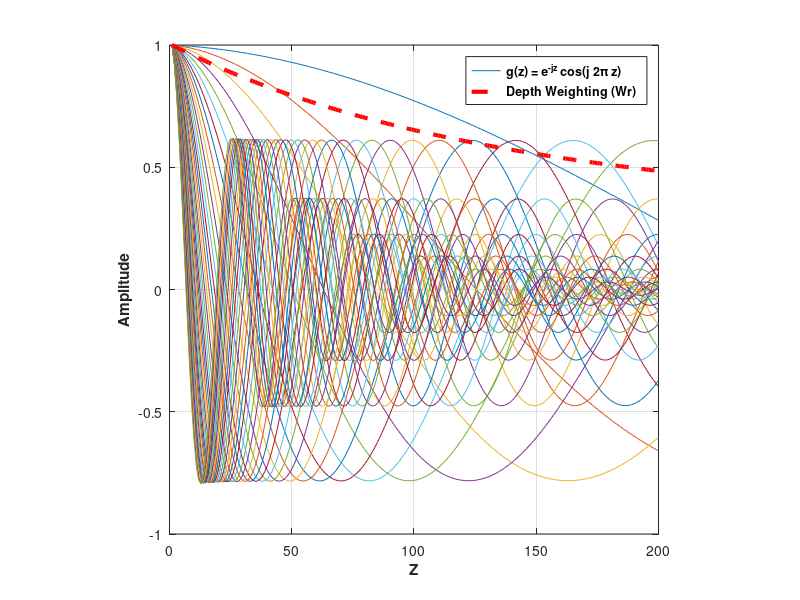
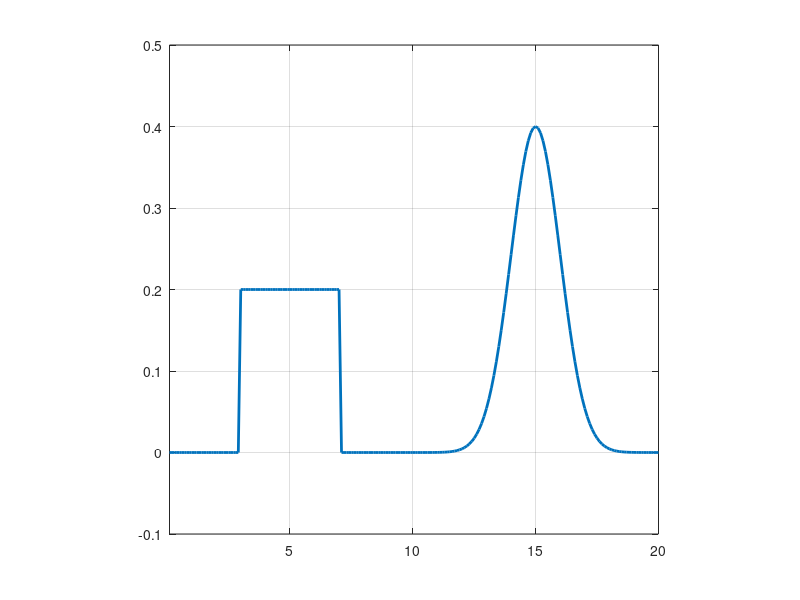
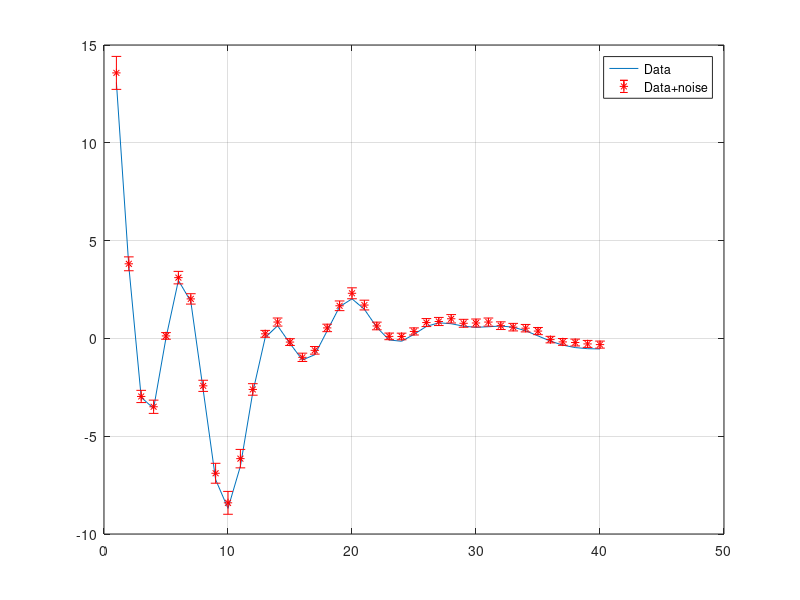

Here is the MATLAB script that generated these plots, in order: (Note: this script raises an error after producing the figures.)
% Inv1D_lplq
% Program creates a 1D toy problem and generates data using kernels of the
% form k(z) = exp^(-ajx) cos(b j 2pi x)
% 
% Data can then be inverted using various lp-norms applied on the model and
% its gradient. Depth weighting is applied to the model objective function,
% but outside the norm.
% 
% Written by: D. Fournier
% Last Update: November 11, 2014

close all
clear all

addpath data\
addpath C:\Users\dominiquef.MIRAGEOSCIENCE\Dropbox\Master\FUNC_LIB\Lp_norm_codes\Dual_norm_1D\functions
addpath C:\Users\dominiquef.MIRAGEOSCIENCE\Dropbox\Master\FUNC_LIB\Lp_norm_codes\Dual_norm_1D\sliceomatic\
% Set up 1D problem

%% INPUT VARIABLES

% Model space
nx = 200;

% Kernel
nk = 40; %number of frequencies

decay = -0.10;

basis = 0.20;

% Data noise
amp_pct = 0.02;
floor_pct = 0.02;

% Lp-norm parameters
pvec = 0%0:0.25:2;
qvec = 0%0:0.25:2;
lvec = 1%[0.25:0.25:1.75]%0.1:0.4:1.9;

% Add an extra test to find best starting beta for lplq
% multip = 100;

%% SCRIPT STARTS HERE
%% % Generate kernel functions and depth weighting
x = (0 : 1/(nx) : 1) * nx/10;
mcell=nx;
dx=ones(1,mcell) * abs((min(x)-max(x))/mcell);


set(figure, 'Position', [50 200 1000 500])
G = zeros(nk,mcell);
wr = zeros(1,mcell);
for ii = 1 : nk 
    
    b = basis * 2*pi* (ii) / (nx/10);
    a = decay * (ii) / (nx/10);
    
    G(ii,1:mcell) = exp( a * x(2:end) ) .* (a/(a^2+b^2)*cos (b * x(2:end)) + b/(a^2+b^2) *sin (b * x(2:end))) -...
        exp( a * x(1:end-1) ) .* (a/(a^2+b^2)*cos (b * x(1:end-1)) + b/(a^2+b^2) *sin (b * x(1:end-1)));

    G(ii,1:mcell) = G(ii,1:mcell) / max(G(ii,1:mcell));
    
    wr = wr + ((exp( a*x(2:end))-exp( a * x(1:end-1) ))/a) ;
    plot(G(ii,:));hold on

end

wr = (wr / max(wr)).^0.5;

IWr = spdiags(1./wr',0,mcell,mcell);
Wr = spdiags(wr',0,mcell,mcell);
Wrx = spdiags(wr(1:end-1)',0,mcell-1,mcell-1);

figure(1); plot(wr','r--','LineWidth',3);
axis square;grid on
temp = legend('\bfg(z) = e^{-jz} cos(j 2\pi z)','\bfDepth Weighting (Wr)');
ylabel('\bfAmplitude');
xlabel('\bfZ');
a=get(temp,'children');
set(a(2),'LineWidth',3,'Color',[1 0 0],'LineStyle','--'); 
%% Generate model

x = (1/nx : 1/(nx) : 1) * nx/10;
% Create mdoel: Square and tanh functions
model = 0.4* exp(-abs(((x-15)*10 / (nx/10)).^2)*2); 

model(30:70)=0.20;

model=model(:);

set(figure, 'Position', [50 200 1000 500]);
plot(x,model,'LineWidth',2);axis([x(1) x(end) -0.1 0.5]);hold on
axis square
grid on


%% FORWARD MODELING
% Generate data and corrupt with noise

data= G * model;

% Corrupt data with Gaussian noise
rand_noise = rand(nk,1);
save ('noise','rand_noise')
load('noise');

amp_noise = amp_pct * rand_noise .* abs(data);
floor_noise = floor_pct * rand_noise * max(abs(data));

noise = amp_noise + floor_noise;

d = data + noise;

wd =  abs(d)*0.05 + 0.05 * std(data);

figure; 
plot(data);
hold on
errorbar(d,wd,'r*')
legend('Data','Data+noise')
grid on

% Create uncertainty weighting matrix
Wd = spdiags(1./wd,0,nk,nk);

% Normalize d and G by standard deviation:
G = Wd * G ;

target = nk;

% Weight data with uncertainty
d = Wd * d;

%% INVERSION
% Create inversion parameters
[Wx,Vx] = getWx1D(nx,dx);
[Ws] = speye(mcell);
V = spdiags(sqrt(dx'),0,nx,nx);


% Global constant
as = 1.0 / min(dx) ^2;  %Smallnest term
ax = 1.0;               %Smoothness term                     

epsilon = 1e-8;     %Small term in compact function

% Store all the final models
RMS = zeros(length(pvec),length(qvec),length(lvec));
linf = zeros(length(pvec),length(qvec),length(lvec));
l2 = zeros(length(pvec),length(qvec),length(lvec));
l1 = zeros(length(pvec),length(qvec),length(lvec));
misfit = zeros(length(pvec),length(qvec),length(lvec));
models_out = zeros(length(pvec),length(qvec),length(lvec),mcell);

counter = 1;  

objfunc = @(m,phi,b) sum( ( G * m - d ).^2 ) + ( m' * b * phi * m );

% Iterate over all the combination of norms as specified by the vectors
% pvec, qvec and lvec.

for ll= 1:length(lvec)

    for pp = 1:length(pvec)
        
        for qq = 1:length(qvec)
            
            % Message prompt
            head = ['lp: ' num2str(pvec(pp)) ' lq: ' num2str(qvec(qq)) ' psi: ' num2str(lvec(ll))];
            fprintf('Starting lp inversion %s\n',...
                head)
            
            invmod      = ones(mcell,1)*1e-2;       % Initial model       
                        
            phi_d       = sum((G*invmod - d).^2);   % Initial misfit
            scale_x     = ax; % Scale for gradient norm
            scale_s     = as;
                       % Active cell
            count=0; % Initiate iteration count 
                  
            while phi_d(end) > target*1.05
                
                    count=count+1;

                    if count==1   %First iteration

                        WxtWx = ( Vx * Wx)' * ( Vx * Wx );
                        WstWs = ( V * Ws)' * ( V * Ws);
                        
                        Rs = speye(mcell);
                        Rx = speye(size(Wx,1));
                    
                        phim_start =  ax * WxtWx + as * WstWs;
                        
                        phim = phim_start; 
                        
                        
                        
                        % Initial beta trace(G'G) / trace(phim)
                        beta = sum(sum(G.^2,1)) / sum(diag(phim,0).^2) * 1e+5;                
                        lambda = beta(count);
                        
                        phi(count) = objfunc(invmod,phim,beta(count));
                        
                    else

                        Rs = spdiags( 1./ ( abs(invmod) .^( 2-pvec(pp) ) + epsilon ) .^0.5 ,0,mcell,mcell);
                        Rx = spdiags( 1./ ( abs(Wx * invmod) .^( 2-qvec(qq) ) + epsilon ) .^0.5 ,0,mcell-1,mcell-1);

                        WxtRxWx = ( Vx * Rx * Wx)' * ( Vx * Rx * Wx);
                        WstRsWs = ( V * Rs * Ws)' * ( V * Rs * Ws);

                        scale_s = 0.5 * as *...
                            ( invmod' * phim_start * invmod ) /...
                            ( as * invmod' * WstRsWs * invmod );
                        
                        scale_x = 0.5 * ax *...
                            ( invmod' * phim_start * invmod ) /...
                            ( ax * invmod' * WxtRxWx * invmod );
                        
                        scale_s = lvec(ll) * scale_s;
                        scale_x = (2.0 - lvec(ll)) * scale_x;
                        
                        phim =  scale_s * WstRsWs +...
                                scale_x * WxtRxWx;
                        
                        scale(count) = ( invmod'* phim_start * invmod ) / (invmod'*phim*invmod ) ;
       
                        lambda(count) = beta(count) * scale(count);
                        
                    end

                
 
%                 eigval = eig(G'*G + lambda(count) * (phim) ); 
%                 condnum = max(abs(eigval)) / min(abs(eigval));
%                 
%                 figure(4); plot(eigval,'*');
%                 fprintf('Condition number: %f\n',condnum);
                fprintf('\n# # # # # #\n');
                fprintf('BETA ITER: \t %i  \nbeta: \t %8.5e \n',count,beta(count));

                ncg = 0;        % Count total CG steps
                npcg = 1;       % Count number of projected gradient steps
                rddm = 1;       % Mesure the relative change in rel|dm|
                ddm = [1 1];    % Mesure of change in model update |dm|
                m_in = invmod;  % Save initial model for backtracking steps
                
            while npcg < 10 && rddm > 1e-3

                A= [ G  ;...
                    sqrt( lambda(count) * scale_s ) * ( Wr * V * Rs * Ws ) ;...
                    sqrt( lambda(count) * scale_x ) * ( Wrx * Vx * Rx * Wx  )] ;

                b = [- (G *invmod - d) ; ...
                    -sqrt( lambda(count) * scale_s ) * ( Wr * V * Rs * Ws * invmod) ;...
                    -sqrt( lambda(count) * scale_x ) * ( Wrx * Vx * Rx * Wx  * invmod )] ;

                %% Gauss-Newton step
                dm = zeros(mcell,1);
                [dm,r,iter] = CGLSQ( dm, A , b );

                %% Step length, line search                
                ncg = ncg+iter; % Record the number of CG iterations

                gamma = 2;

                % Reduce step length in order to reduce phid
                phi_temp = 0;   
                while (phi_temp > phi(end) || gamma == 2) && gamma>1e-4

                    gamma = 0.5 * gamma;

                    gdm = gamma * dm;

                    ddm(2) = norm(dm);

                    m_temp = invmod + gdm;

                    phi_temp = objfunc(m_temp,phim,lambda(count));

                end
              
                % Mesure relative change in dm
                if npcg == 1

                    rddm = 1;
                    ddm(1) = ddm(2);

                else

                    rddm = ddm(2)/ddm(1);

                end


                % Update model
                invmod = invmod + dm;
                
                fprintf('GN iter %i |g| rel:\t\t %8.5e\n',npcg,rddm);
                npcg = npcg + 1;

            end                

%% Save iteration details
               
            

            phi_d(count) = sum((G*(invmod)-d).^2);
                
            % Check to see if overshooted the target misfit,
            % If yes, then compare with the previous iteration and keep
            % closest                
            if phi_d(count) < target *0.95
                
                phi_d(count) = sum((G*(invmod)-d).^2);                       
                
                fprintf('---------->')
                fprintf(' misfit:\t %8.5e ',phi_d(count))
                fprintf('<----------\n')
                
                beta(count) = beta(count)*1.1;
                invmod = m_in;
                phi_d(count) = phi_d(count-1);
                
                count = count-1;
                continue
            
            % Else reduce beta and continue inversion
            else
                
                
                phi_d(count) = sum((G*(invmod)-d).^2);
                phi_m(count) = (invmod)'*(phim)*(invmod);
                phi(count) = objfunc(invmod,phim,lambda(count)); 
                
                fprintf('---------->')
                fprintf(' misfit:\t %8.5e ',phi_d(count))
                fprintf('<----------\n')
                
                beta(count+1) = 0.3 * beta(count);           
                
            end
           
            % OPTIONAL: Plot model
            set(figure(3+counter), 'Position', [50 200 1000 500])
            plot(1:mcell,model); hold on
            plot(1:mcell, invmod,'r','LineWidth',3); hold off
            axis([0 mcell -.1 0.6]);
            axis square

            
            end
            
            legend('\bfTrue model','\bf Wr || m ||_0 + Wr || \nabla m ||_0');
            xlabel('\bfZ');
            ylabel('\bfm(Z)');
            
            
            % Plot final phid
%             figure(3); 
%             plot((G*(invmod)).*wd,'go');

            % Load other results and plot
%             load('m_IWR');
%             load('m_phim');
%             figure(3+counter); hold on
%             plot(m_phim,'--','LineWidth',3);
%             xlabel('\bfZ');
%             ylabel('\bfm(Z)');
%             legend('\bfTrue model','\bf Wr || m ||_0 + Wr || \nabla m ||_0','\bf || Wr m ||_0 + || \nabla (Wr m) ||_0','Location','NorthWest')

            % Remove depth weighting
%             invmod = IWr * invmod;
            
%             title(['\bfInversion: ' head])
%             figure; plot(1:mcell,model,1:mcell,invmod,'r','LineWidth',2);axis([0 mcell -.1 1])
%             figure; plot(eigval,'*');
%             figure; plotyy(1:count,phi_d,1:count,phi_m,@semilogy);
            RMS(pp,qq,ll)=(sum((invmod-model).^2)/length(data))^(0.5);
            linf(pp,qq,ll) = norm(model-invmod,'inf');
            l2(pp,qq,ll) = norm(model-invmod,2);
            l1(pp,qq,ll) = norm(model-invmod,1);
            misfit(pp,qq,ll) = phi_d(count);
            models_out(pp,qq,ll,:) = invmod(:);
            
%             figure; plotyy(1:count,phi_d,1:count,phi_m);

            fprintf('End of lp inversion. Number of iterations: %i\n',count)
            fprintf('Final model misfit: %8.3e\n\n',norm(model-invmod,2))
            
            counter = counter+1;
            
        end
    end
end

%% Plot result 
% sliceomatic(l1,pvec,qvec,lvec);
